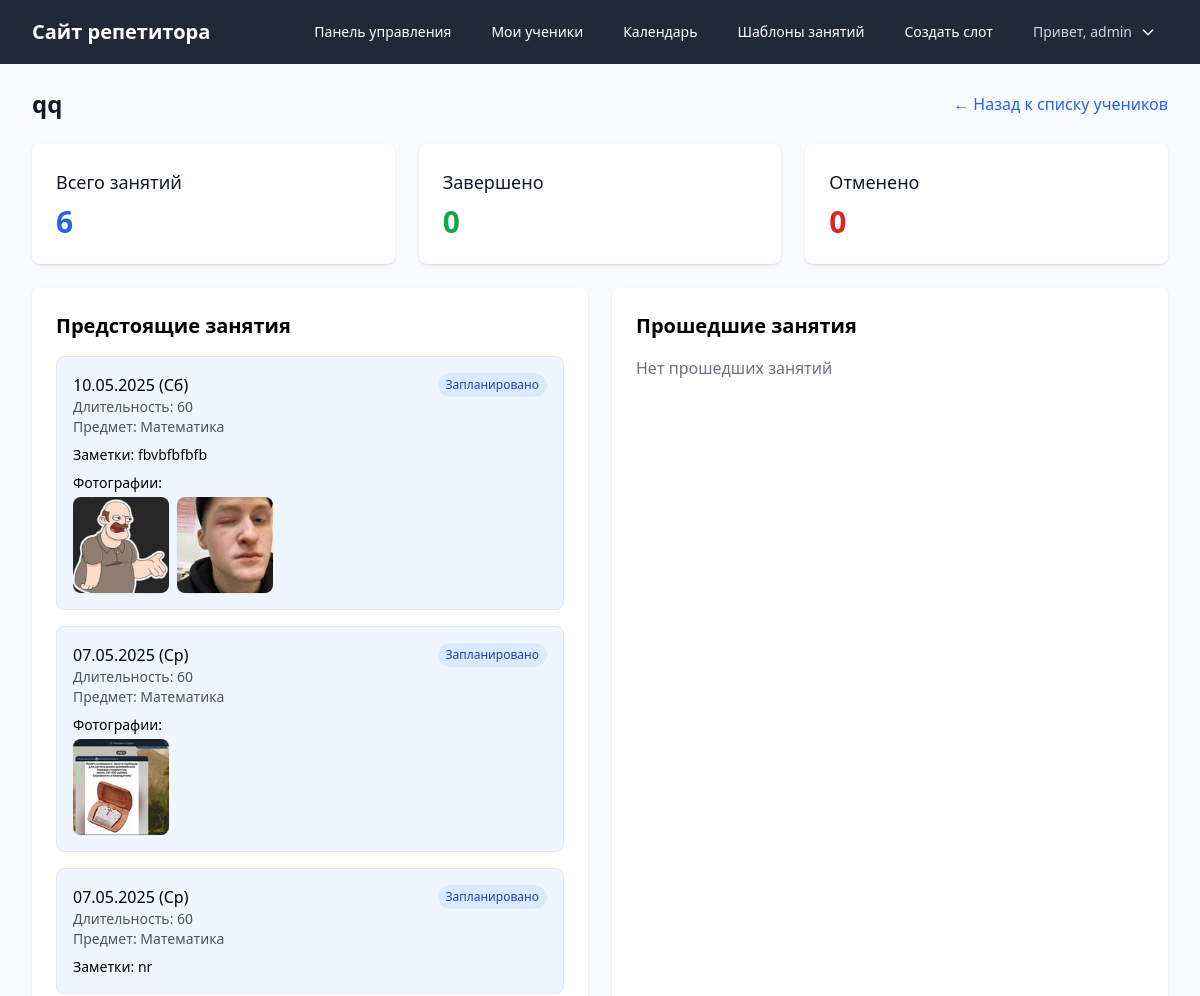
The page /tutor/students/3/ (signed in, upper part) on the database as committed earlier.
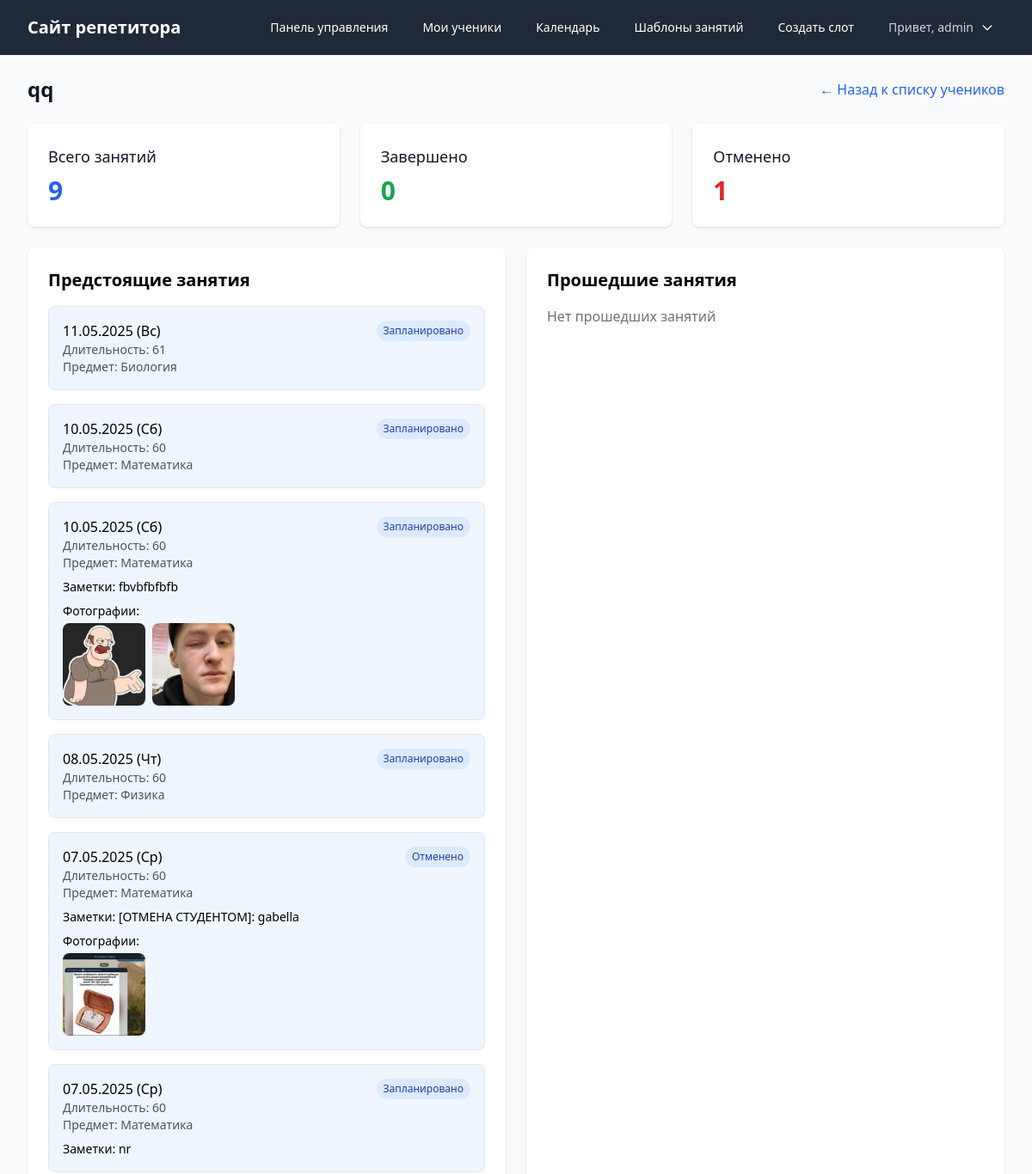
The same page on the database as committed later.
### scheduler/models.py (models this page shows, shortened)
class Lesson(models.Model):
    STATUS_CHOICES = [
        ('scheduled', 'Запланировано'),
        ('completed', 'Завершено'),
        ('cancelled', 'Отменено'),
    ]
    SUBJECT_CHOICES = [
        ('math', 'Математика'),
        ('physics', 'Физика'),
        ('chemistry', 'Химия'),
        ('biology', 'Биология'),
        ('english', 'Английский язык'),
        ('russian', 'Русский язык'),
        ('literature', 'Литература'),
        ('history', 'История'),
        ('geography', 'География'),
        ('other', 'Другое'),
    ]
    time_slot = models.OneToOneField(TimeSlot, on_delete=models.CASCADE, related_name='lesson')
    student = models.ForeignKey(User, on_delete=models.CASCADE, related_name='booked_lessons')
    status = models.CharField(max_length=20, choices=STATUS_CHOICES, default='scheduled')
    subject = models.CharField(max_length=20, choices=SUBJECT_CHOICES, default='math')
    notes = models.TextField(blank=True)
    created_at = models.DateTimeField(auto_now_add=True)
    updated_at = models.DateTimeField(auto_now=True)

class TimeSlot(models.Model):
    STATUS_CHOICES = [
        ('available', 'Доступно'),
        ('booked', 'Забронировано'),
        ('completed', 'Завершено'),
        ('cancelled', 'Отменено'),
    ]
    tutor = models.ForeignKey(User, on_delete=models.CASCADE, related_name='time_slots')
    student = models.ForeignKey(User, on_delete=models.SET_NULL, null=True, blank=True, related_name='booked_slots')
    datetime = models.DateTimeField()
    status = models.CharField(max_length=10, choices=STATUS_CHOICES, default='available')
    duration = models.IntegerField(default=60, help_text='Длительность в минутах')
    notes = models.TextField(blank=True)
    class Meta:
        unique_together = ['tutor', 'datetime']
        ordering = ['datetime']

class LessonPhoto(models.Model):
    lesson = models.ForeignKey('Lesson', on_delete=models.CASCADE, related_name='photos')
    photo = models.ImageField(upload_to=lesson_photo_path)
    thumbnail = models.ImageField(upload_to=lesson_photo_path, blank=True, null=True)
    created_at = models.DateTimeField(auto_now_add=True)

### scheduler/views.py (the view)
# urls.py: path('tutor/students/<int:student_id>/', views.student_detail, name='student_detail'),
@login_required
@user_passes_test(is_tutor)
def student_detail(request, student_id):
    student = get_object_or_404(User, id=student_id)
    lessons = Lesson.objects.filter(
        student=student,
        time_slot__tutor=request.user
    ).order_by('-time_slot__datetime')
    upcoming_lessons = lessons.filter(time_slot__datetime__gte=timezone.now())
    past_lessons = lessons.filter(time_slot__datetime__lt=timezone.now())
    total_lessons = lessons.count()
    completed_lessons = lessons.filter(status='completed').count()
    cancelled_lessons = lessons.filter(status='cancelled').count()
    return render(request, 'scheduler/tutor/student_detail.html', {
        'student': student,
        'upcoming_lessons': upcoming_lessons,
        'past_lessons': past_lessons,
        'total_lessons': total_lessons,
        'completed_lessons': completed_lessons,
        'cancelled_lessons': cancelled_lessons
    })

### scheduler/templatetags/scheduler_extras.py (called while the page is built)
@register.filter
def date_with_weekday(value):
    if not value:
        return ""
    weekdays = ['Пн', 'Вт', 'Ср', 'Чт', 'Пт', 'Сб', 'Вс']
    return f"{value.strftime('%d.%m.%Y')} ({weekdays[value.weekday()]})"

### scheduler/views.py (called while the page is built)
def is_tutor(user):
    return user.groups.filter(name='Tutors').exists()

### scheduler/templates/scheduler/tutor/student_detail.html (shortened to what the changed rows need)
{% extends 'base.html' %}
{% load scheduler_extras %}
{% block content %}
<div class="space-y-6">
    <div class="flex justify-between items-center">
        <div>
            <h1 class="text-2xl font-bold text-gray-900">
                {{ student.get_full_name|default:student.username }}
            </h1>
        </div>
    </div>
    <div class="grid grid-cols-1 md:grid-cols-3 gap-6">
        <div class="bg-white shadow rounded-lg p-6">
            <h3 class="text-lg font-medium text-gray-900">Всего занятий</h3>
            <p class="mt-2 text-3xl font-bold text-blue-600">{{ total_lessons }}</p>
        </div>
        <div class="bg-white shadow rounded-lg p-6">
            <h3 class="text-lg font-medium text-gray-900">Отменено</h3>
            <p class="mt-2 text-3xl font-bold text-red-600">{{ cancelled_lessons }}</p>
        </div>
    </div>
    <div class="grid grid-cols-1 md:grid-cols-2 gap-6">
        <div class="bg-white shadow rounded-lg p-6">
            <h2 class="text-xl font-semibold mb-4">Предстоящие занятия</h2>
            {% if upcoming_lessons %}
                <div class="space-y-4">
                    {% for lesson in upcoming_lessons %}
                        <div class="border rounded-lg p-4 bg-blue-50">
                            <div class="flex justify-between items-start">
                                <div>
                                    <p class="font-medium">{{ lesson.time_slot.datetime|date_with_weekday }}</p>
                                    <p class="text-sm text-gray-600">Длительность: {{ lesson.time_slot.duration }}</p>
                                    <p class="text-sm text-gray-600">Предмет: {{ lesson.get_subject_display }}</p>
                                </div>
                                <span class="px-2 py-1 text-xs rounded-full bg-blue-100 text-blue-800">
                                    {{ lesson.get_status_display }}
                                </span>
                            </div>
                            {% if lesson.notes %}
                                <p class="mt-2 text-sm">Заметки: {{ lesson.notes }}</p>
                            {% endif %}
                            {% if lesson.photos.exists %}
                                <div class="mt-2">
                                    <p class="text-sm font-medium mb-1">Фотографии:</p>
                                    <div class="flex flex-wrap gap-2">
                                        {% for photo in lesson.photos.all %}
                                            <img src="{{ photo.thumbnail.url }}"
                                                 alt="Фото к занятию"
                                                 class="w-24 h-24 object-cover rounded-lg shadow-sm cursor-pointer hover:opacity-90 transition-opacity"
                                                 onclick="openModal('{{ photo.photo.url }}', {{ forloop.counter0 }}, {{ lesson.photos.count }})">
                                        {% endfor %}
                                    </div>
                                </div>
                            {% endif %}
                        </div>
                    {% endfor %}
                </div>
            {% else %}
                <p class="text-gray-500">Нет предстоящих занятий</p>
            {% endif %}
        </div>
        <div class="bg-white shadow rounded-lg p-6">
            <h2 class="text-xl font-semibold mb-4">Прошедшие занятия</h2>
        </div>
    </div>
</div>
{% endblock %}

Rows that differ between the two databases and show on the page:
added Lesson: time_slot.datetime "11.05.2025 (Вс)", time_slot.duration "61", subject "Биология", status "Запланировано"
added Lesson: time_slot.datetime "10.05.2025 (Сб)", time_slot.duration "60", subject "Математика", status "Запланировано"
added Lesson: time_slot.datetime "08.05.2025 (Чт)", time_slot.duration "60", subject "Физика", status "Запланировано"
changed Lesson: status "Запланировано" → "Отменено"; notes (not shown) → "[ОТМЕНА СТУДЕНТОМ]: gabella"
Other text that changed with them:
{{ total_lessons }}: "6" → "9"
{{ cancelled_lessons }}: "0" → "1"
